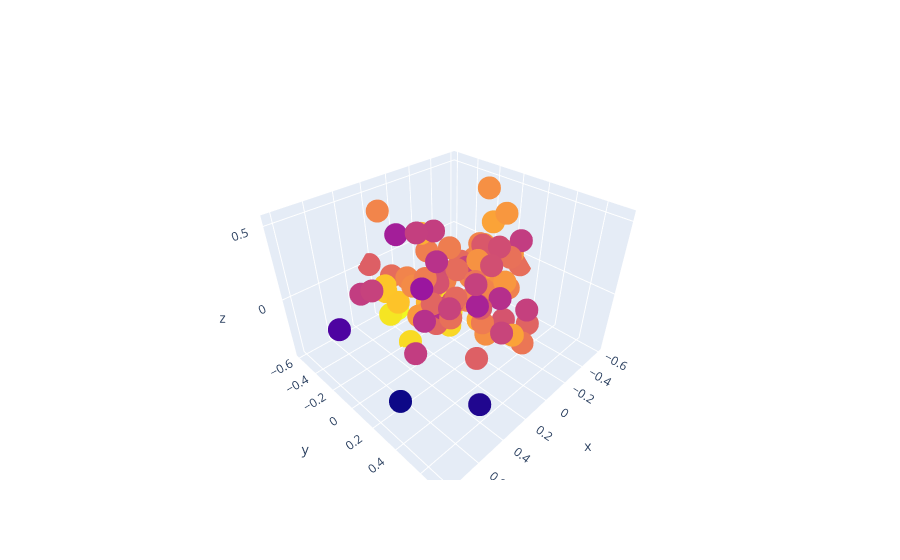

The notebook cell this image was saved under:
### Markdown cell above
### Again construct a 3d graph  with out limited features for better understanding

### Code cell
feture_to_plot = ["energy", "liveness", "tempo", "valence","danceability"]
text1 = df_2018["artists"] + " - " + df_2018["name"]
text2 = text1.values
X = df_2018[feture_to_plot].values
y = df_2018["danceability"].values
min_maxscaler = MinMaxScaler()
X = min_maxscaler.fit_transform(X)
pca = PCA(n_components=3)
pca.fit(X)
X = pca.transform(X)

plot3d = go.Scatter3d(
    x=X[:,0],
    y=X[:,1],
    z=X[:,2],
    text=text2,
    mode="markers",
    marker=dict(
        size=8,
        color=y
    )
)

fig = go.Figure(data=[plot3d])
py.iplot(fig, filename="3d graph-2nd")

### Figure 1 — Plotly figure (JSON) as saved in the notebook; plotly's stock layout.template omitted (floating-point values rounded to 4 significant figures)
{"data": [{"marker": {"color": [0.754, 0.74, 0.587, 0.739, 0.835, 0.68, 0.816, 0.791, 0.836, 0.626, 0.765, 0.511, 0.586, 0.851, 0.753, 0.698, 0.699, 0.595, 0.921, 0.922, 0.653, 0.903, 0.71, 0.596, 0.762, 0.825, 0.708, 0.642, 0.872, 0.599, 0.884, 0.737, 0.556, 0.592, 0.726, 0.56, 0.637, 0.72, 0.669, 0.694, 0.748, 0.791, 0.834, 0.605, 0.777, 0.747, 0.704, 0.601, 0.656, 0.489, 0.88, 0.687, 0.698, 0.755, 0.776, 0.931, 0.687, 0.752, 0.732, 0.791, 0.697, 0.912, 0.797, 0.622, 0.52, 0.602, 0.681, 0.631, 0.799, 0.841, 0.663, 0.801, 0.735, 0.909, 0.589, 0.67, 0.63, 0.792, 0.814, 0.876, 0.351, 0.815, 0.908, 0.754, 0.587, 0.722, 0.798, 0.855, 0.775, 0.909, 0.781, 0.964, 0.752, 0.284, 0.734, 0.684, 0.638, 0.552, 0.258, 0.553], "size": 8}, "mode": "markers", "text": ["Drake - God's Plan", "XXXTENTACION - SAD!", "Post Malone - rockstar (feat. 21 Savage)", "Post Malone - Psycho (feat. Ty Dolla $ign)", "Drake - In My Feelings", "Post Malone - Better Now", "Cardi B - I Like It", "Calvin Harris - One Kiss (with Dua Lipa)", "Dua Lipa - IDGAF", "Marshmello - FRIENDS", "Camila Cabello - Havana", "Juice WRLD - Lucid Dreams", "Drake - Nice For What", "Maroon 5 - Girls Like You (feat. Cardi B)", "Zedd - The Middle", "Kendrick Lamar - All The Stars (with SZA)", "Ariana Grande - no tears left to cry", "Nicky Jam - X", "XXXTENTACION - Moonlight", "BlocBoy JB - Look Alive (feat. Drake)", "Rudimental - These Days (feat. Jess Glynne, Macklemore & Dan Caplen)", "Nio Garcia - Te Bot? - Remix", "Bazzi - Mine", "5 Seconds of Summer - Youngblood", "Dua Lipa - New Rules", "Ed Sheeran - Shape of You", "Khalid - Love Lies (with Normani)", "Bebe Rexha - Meant to Be (feat. Florida Georgia Line)", "XXXTENTACION - Jocelyn Flores", "Ed Sheeran - Perfect", "Tyga - Taste (feat. Offset)", "Clean Bandit - Solo (feat. Demi Lovato)", "Post Malone - I Fall Apart", "Dennis Lloyd - Nevermind", "Luis Fonsi - ?chame La Culpa", "benny blanco - Eastside (with Halsey & Khalid)", "Camila Cabello - Never Be the Same", "Selena Gomez - Wolves", "XXXTENTACION - changes", "Dynoro - In My Mind", "Eminem - River (feat. Ed Sheeran)", "Daddy Yankee - Dura", "Travis Scott - SICKO MODE", "Imagine Dragons - Thunder", "Reik - Me Niego", "Ti?sto - Jackie Chan", "Bruno Mars - Finesse (Remix) [feat. Cardi B]", "Selena Gomez - Back To You - From 13 Reasons Why ? Season 2 Soundtrack", "NF - Let You Down", "The Weeknd - Call Out My Name", "Offset - Ric Flair Drip (& Metro Boomin)", "Marshmello - Happier", "Sam Smith - Too Good At Goodbyes", "Lil Dicky - Freaky Friday (feat. Chris Brown)", "Imagine Dragons - Believer", "6ix9ine - FEFE (feat. Nicki Minaj & Murda Beatz)", "Jonas Blue - Rise", "Loud Luxury - Body (feat. brando)", "Lil Uzi Vert - XO TOUR Llif3", "Becky G - Sin Pijama", "Anne-Marie - 2002", "Drake - Nonstop", "XXXTENTACION - Fuck Love (feat. Trippie Redd)", "Shawn Mendes - In My Blood", "Marshmello - Silence", "Ariana Grande - God is a woman", "Piso 21 - D?jala que vuelva (feat. Manuel Turizo)", "David Guetta - Flames", "Maroon 5 - What Lovers Do", "DJ Snake - Taki Taki (with Selena Gomez, Ozuna & Cardi B)", "Hailee Steinfeld - Let Me Go (with Alesso, Florida Georgia Line & watt)", "Portugal. The Man - Feel It Still", "The Weeknd - Pray For Me (with Kendrick Lamar)", "Migos - Walk It Talk It", "G-Eazy - Him & I (with Halsey)", "Post Malone - Candy Paint", "Post Malone - Congratulations", "Sofia Reyes - 1, 2, 3 (feat. Jason Derulo & De La Ghetto)", "Natti Natasha - Criminal", "Rich The Kid - Plug Walk", "Billie Eilish - lovely (with Khalid)", "Migos - Stir Fry", "Kendrick Lamar - HUMBLE.", "Ozuna - Vaina Loca", "Ed Sheeran - Perfect Duet (Ed Sheeran & Beyonc?)", "Maluma - Coraz?n (feat. Nego do Borel)", "Khalid - Young Dumb & Broke", "Ozuna - S?guelo Bailando", "Anitta - Downtown", "Wolfine - Bella", "Calvin Harris - Promises (with Sam Smith)", "Lil Baby - Yes Indeed", "Lauv - I Like Me Better", "Keala Settle - This Is Me", "XXXTENTACION - Everybody Dies In Their Nightmares", "Zac Efron - Rewrite The Stars", "Clean Bandit - I Miss You (feat. Julia Michaels)", "DJ Khaled - No Brainer", "ZAYN - Dusk Till Dawn - Radio Edit", "Dean Lewis - Be Alright"], "type": "scatter3d", "x": [0.2324, -0.01568, 0.5247, 0.1493, 0.06418, 0.2336, -0.2286, -0.3048, 0.00472, -0.2416, 0.166, 0.3568, -0.4536, 0.09315, 0.01313, -0.05903, 0.07656, -0.1801, -0.1621, -0.08317, -0.206, -0.08094, -0.295, 0.1685, -0.1708, -0.467, 0.1759, -0.1216, 0.2421, 0.4896, 0.1233, -0.07964, 0.3783, 0.3552, -0.391, 0.1516, 0.2116, 0.03088, 0.2351, 0.2035, -0.289, -0.5426, -0.03099, 0.1347, -0.423, -0.3414, -0.5904, -0.05727, 0.01914, 0.4431, 0.2547, -0.3021, 0.1849, -0.1851, -0.2891, 0.2671, -0.2737, -0.1937, 0.03188, -0.4415, -0.151, 0.2488, 0.2364, 0.01359, 0.1917, 0.2725, -0.3544, 0.06635, 0.06946, -0.3021, -0.2751, -0.4514, 0.2164, 0.0559, 0.2052, 0.1436, -0.1004, -0.5536, -0.5486, 0.3235, 0.7961, -0.1131, 0.05468, -0.2449, 0.4617, -0.2078, 0.1799, -0.2145, -0.1011, -0.2808, -0.1229, 0.1172, 0.1483, 0.5695, -0.0955, 0.2355, 0.1513, -0.1435, 0.8102, 0.1779], "y": [-0.4373, -0.277, 0.2085, -0.004228, -0.2355, 0.06913, 0.04915, 0.1617, -0.2999, 0.1453, -0.2219, -0.1089, 0.1548, -0.167, -0.07802, -0.1354, 0.08931, 0.4384, -0.2395, -0.1191, 0.04035, -0.2017, 0.1957, 0.3229, -0.02558, -0.2593, 0.1368, 0.3119, -0.2892, -0.2065, -0.2834, -0.1297, 0.1253, 0.06317, 0.08107, -0.005459, 0.1906, 0.1967, -0.5917, 0.2062, -0.1008, -0.0465, 0.1786, 0.4973, -0.1113, 0.1662, 0.06814, 0.04491, 0.2384, 0.1893, -0.3999, 0.02166, -0.416, -0.05921, 0.08251, -0.3519, 0.04534, 0.0812, 0.2689, -0.1388, -0.09923, -0.1791, -0.09193, 0.2096, 0.3602, 0.2233, 0.3422, -0.07237, -0.1474, -0.06884, -0.03965, -0.157, -0.0389, -0.005651, 0.03227, 0.3297, 0.2068, 0.02024, -0.1639, -0.3038, -0.09837, 0.3979, 0.006317, -0.0189, -0.3778, 0.4147, -0.07065, -0.2069, 0.1928, -0.465, 0.07661, -0.4707, -0.2985, 0.7271, -0.08026, 0.03902, 0.001539, 0.2561, 0.4191, 0.07052], "z": [0.4498, 0.1349, -0.1027, -0.1886, 0.3102, -0.1362, 0.05832, -0.04155, -0.1015, 0.243, -0.03194, 0.4612, 0.2087, -0.1736, 0.0114, 0.01629, 0.1958, -0.0553, -0.3339, -0.3232, 0.2295, -0.05563, 0.1681, 0.2471, -0.0258, -0.1521, -0.08615, -0.1686, -0.1571, 0.1006, -0.05099, 0.1923, -0.002546, 0.536, 0.1249, 0.2424, 0.08362, 0.1414, 0.0005711, 0.1144, 0.03631, 0.3042, -0.1948, -0.01328, 0.5011, -0.1048, -0.07509, 0.134, -0.04164, 0.2888, -0.1199, 0.1307, -0.03295, -0.2448, -0.1101, -0.2801, 0.1373, -0.0915, -0.1316, -0.02668, 0.0738, -0.4303, -0.1653, -0.03876, 0.1326, 0.08417, -0.3207, 0.1151, -0.06547, 0.004703, -0.01805, 0.05654, 0.1392, -0.253, 0.4797, -0.3151, 0.1974, 0.01532, 0.196, 0.008036, 0.05067, -0.2411, -0.2909, 0.2014, -0.02434, -0.3563, -0.1531, -0.07199, -0.3504, -0.2199, 0.1682, -0.378, -0.01071, -0.06303, -0.2132, 0.0003633, 0.09421, -0.04391, -0.09444, -0.04793]}], "layout": {}}
